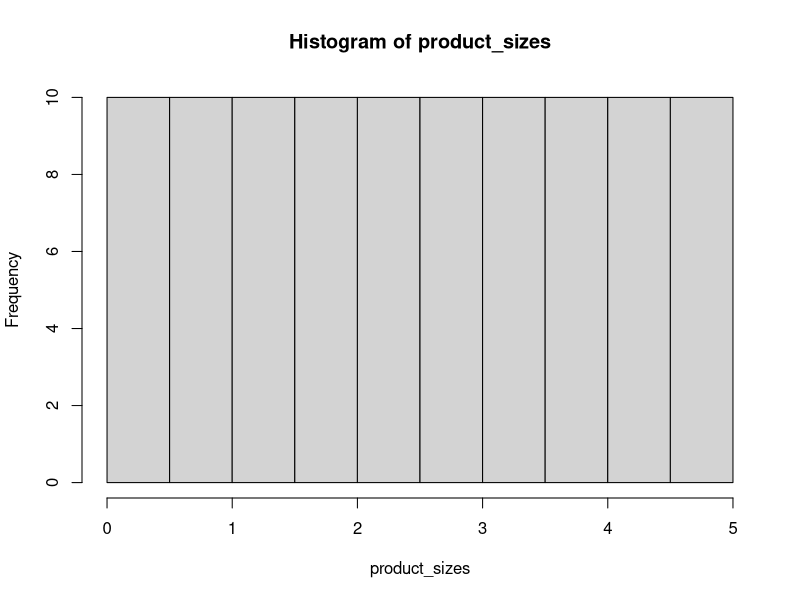

Recreate this plot in R.
#### Bernoulli Event Simulator

library(tidyverse)


# Create a function to simulate the DNA extension process
extend <- function(cycles, stepwise_yield) {
  # Initialize the product size distribution
  product_sizes <- c()
  
  # For each cycle
  for (i in 1:cycles) {
    
    # Calculate the number of bases extended
    extended_bases <- (1 - stepwise_yield) * i
    
    # Add extended bases to the product size distribution
    product_sizes <- c(product_sizes, extended_bases)
  }
  
  # Return the product size distribution
  product_sizes
}

# Simulate the DNA extension process for 100 cycles with a 95% stepwise yield
product_sizes <- extend(100, 0.95)

# Plot the product size distribution
hist(product_sizes)